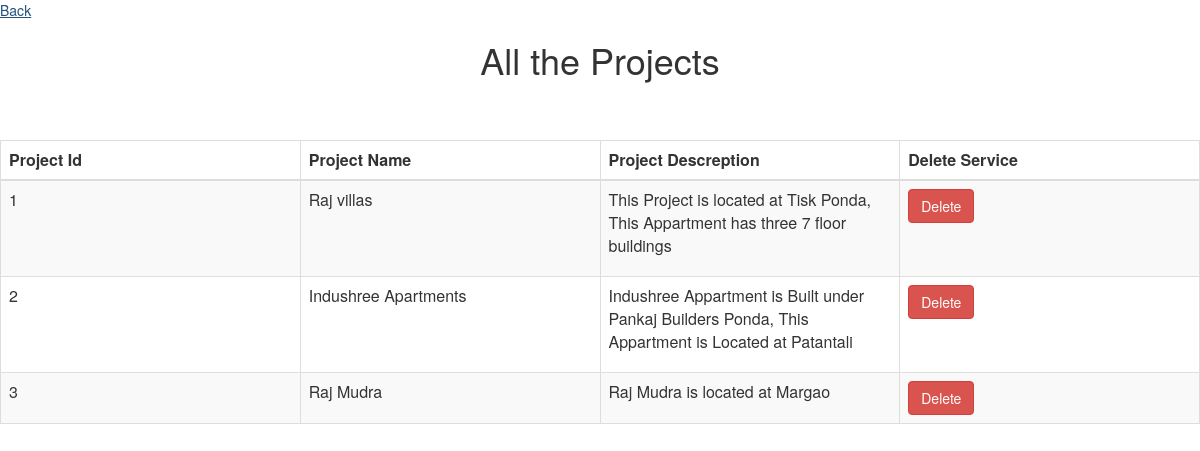
The page /admin/viewprojects.php on the database its author committed.
### tables this page shows
CREATE TABLE `projects` (
  `project_id` int(11) NOT NULL,
  `project_name` varchar(30) NOT NULL,
  `project_image` varchar(200) NOT NULL,
  `project_desc` varchar(500) NOT NULL
);

### admin/viewprojects.php (the view, shortened to what this page needs)
<html>
<head lang="en">
    <link type="text/css" rel="stylesheet" href="css\bootstrap.css">
</head>
<body>
  <a class=".btn-primary" href="index.php">Back</a>
<div class="table-scrol">
    <h1 align="center">All the Projects</h1>
<div class="table-responsive">
    <table class="table table-bordered table-hover table-striped" style="table-layout: fixed">
        <thead>
        <tr>
            <th>Project Id</th>
            <th>Project Name</th>
            <th>Project Descreption</th>
            <th>Delete Service</th>
        </tr>
        </thead>
        <?php
        include("../database/db_conection.php");
        $view_users_query="select * from projects";
        $run=mysqli_query($dbcon,$view_users_query);
        while($row=mysqli_fetch_array($run))
        {
            $user_id=$row[0];
            $user_name=$row[1];
            $user_email=$row[3];
        ?>
        <tr>
            <td><?php echo $user_id;  ?></td>
            <td><?php echo $user_name;  ?></td>
            <td><?php echo $user_email;  ?></td>
            <td><a href="deletepro.php?del=<?php echo $user_id; ?>"><button class="btn btn-danger">Delete</button></a></td>
        </tr>
        <?php } ?>
    </table>
        </div>
</div>
</body>
</html>

### admin/viewprojects.php (style rules this page uses)
.table { margin-top: 50px; }

### rows shown on the page
projects: project_id "1", project_name "Raj villas", project_desc "This Project is located at Tisk Ponda, This Appartment has three 7 floor buildings"
projects: project_id "2", project_name "Indushree Apartments", project_desc "Indushree Appartment is Built under Pankaj Builders Ponda, This Appartment is Located at Patantali"
projects: project_id "3", project_name "Raj Mudra", project_desc "Raj Mudra is located at Margao"
